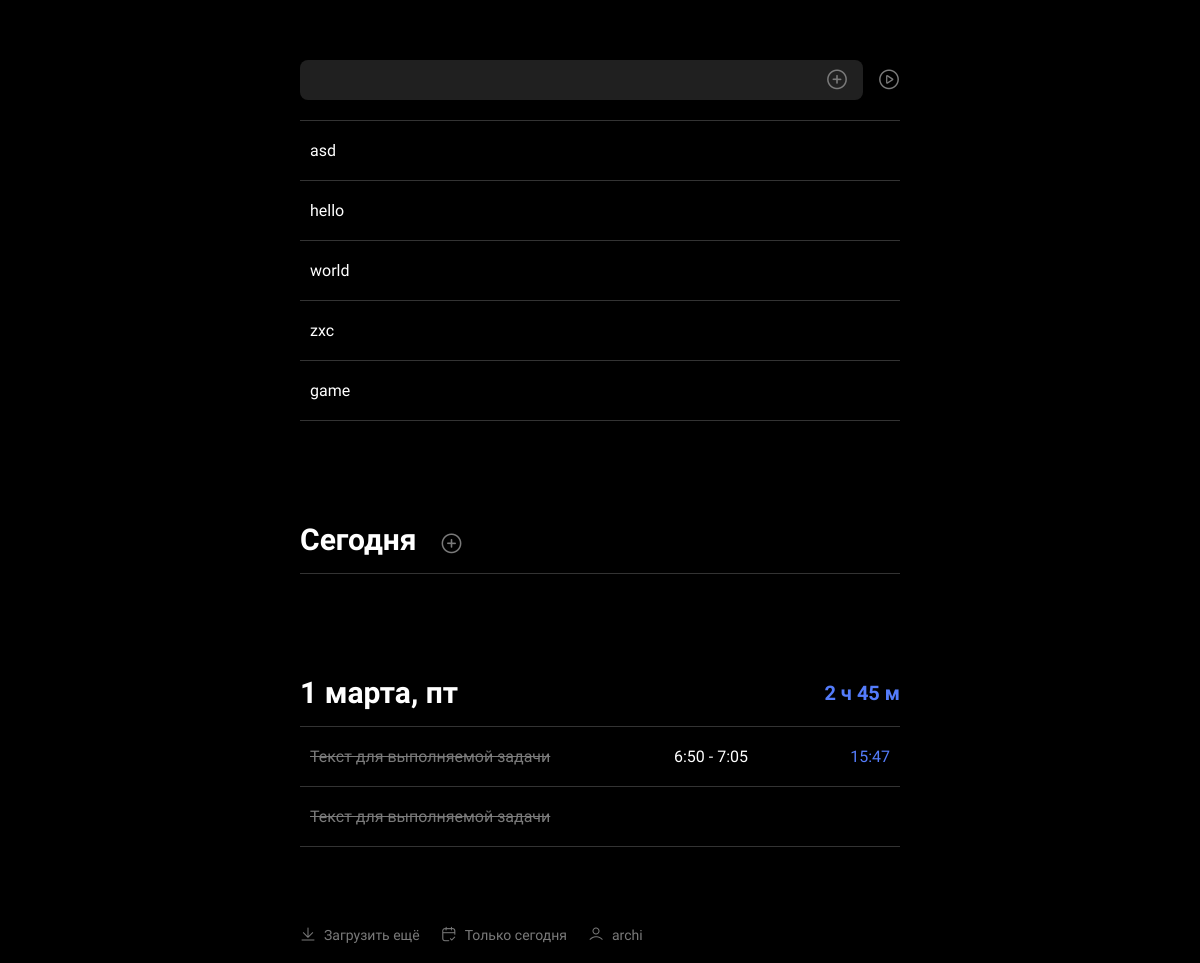
The app's page / (signed in), older data.
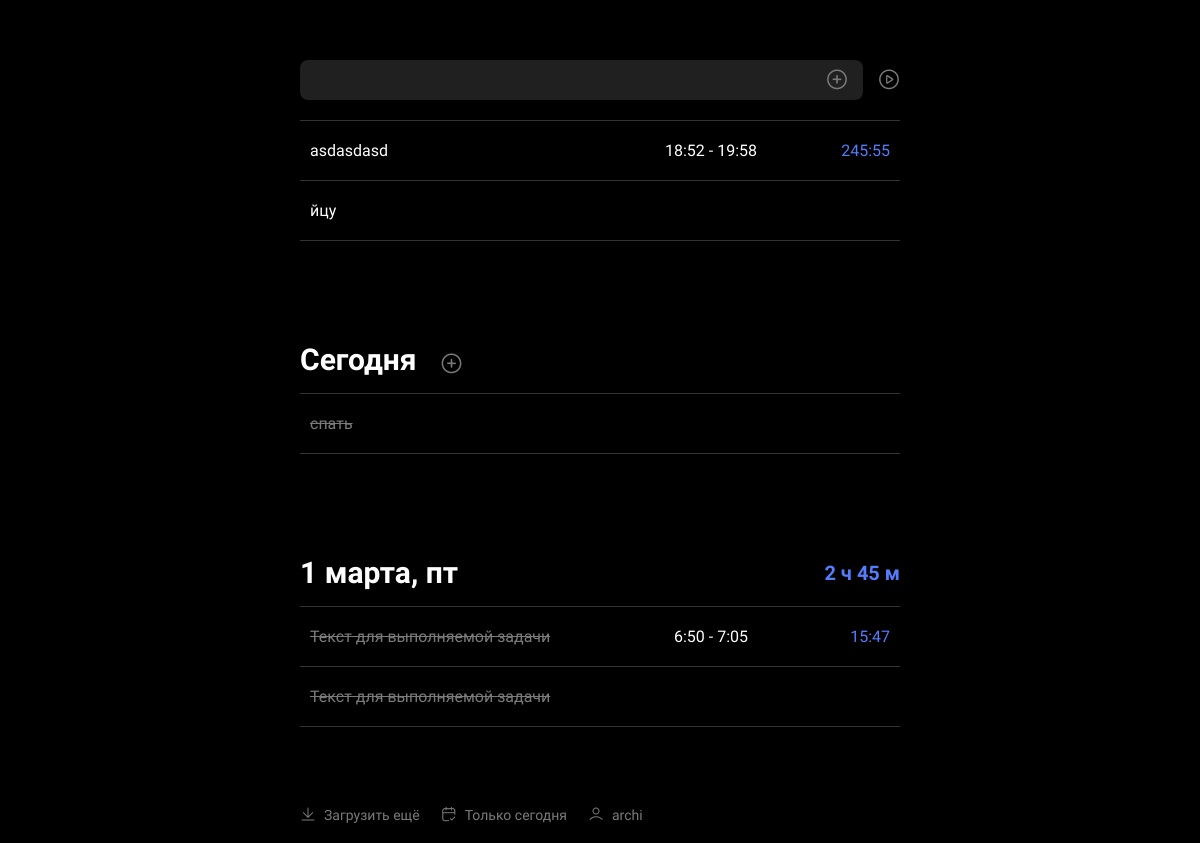
The same page, newer data.
### main_app/models.py (models this page shows, shortened)
class TaskList(models.Model):
    user = models.ForeignKey(User, on_delete=models.CASCADE, related_name='tasks')
    task_name = models.CharField(max_length=255)
    creation_time = models.DateTimeField(auto_now_add=True)
    task_current_time = models.DateTimeField(null=True)
    is_active = models.BooleanField(default=False)
    is_completed = models.BooleanField(default=False)
    order = models.IntegerField(default=100000)
    completed_task_start_time = models.DateTimeField(null=True)
    completed_task_end_time = models.DateTimeField(null=True)
    task_time_interval = models.CharField(max_length=255, null=True)
    def __str__(self):
        return self.task_name
    def get_active_task_start_time(self):
        local_time = timezone.localtime(self.creation_time, timezone=timezone.get_current_timezone())
        return local_time.strftime('%H:%M')
    @staticmethod
    def get_active_task_current_time():
        return datetime.now().strftime('%H:%M')
    def get_active_task_time_difference(self):
        time_difference = timezone.now() - self.creation_time
        return timedelta_to_minutes_and_seconds(time_difference)

### main_app/views.py (the view)
# urls.py: path('', views.index, name='index'),
@require_GET
@login_required
def index(request):
    form = TaskListForm()
    today = timezone.now().date()
    active_task = TaskList.objects.filter(user=request.user, is_active=True).first()
    pending_tasks = TaskList.objects.filter(user=request.user, is_active=False, is_completed=False).order_by('order')
    completed_tasks_with_time = TaskList.objects.filter(
        user=request.user,
        is_completed=True,
        completed_task_start_time__date=today
    ).order_by('-task_current_time')
    completed_tasks_total_time = get_completed_tasks_total_time(completed_tasks_with_time)
    completed_tasks_no_time = TaskList.objects.filter(
        user=request.user,
        is_completed=True,
        completed_task_start_time__date=None,
    )
    return render(request, 'main_app/index.html', {
        'form': form,
        'active_task': active_task,
        'pending_tasks': pending_tasks,
        'completed_tasks_with_time': completed_tasks_with_time,
        'completed_tasks_total_time': completed_tasks_total_time,
        'completed_tasks_no_time': completed_tasks_no_time,
        'month_day': today.day,
        'month': MONTHS.get(today.month),
    })

### main_app/forms.py
class TaskListForm(forms.ModelForm):
    class Meta:
        model = TaskList
        fields = ('task_name',)
        labels = {
            'task_name': ''
        }

### main_app/utils.py (called while the page is built)
def timedelta_to_minutes_and_seconds(td):
    minutes = td.seconds // 60
    seconds = td.seconds % 60
    return '{:02}:{:02}'.format(minutes, seconds)

def get_completed_tasks_total_time(completed_tasks):
    total_minutes = sum(time_to_minutes(task.task_time_interval) for task in completed_tasks)
    hours = total_minutes // 60
    minutes = total_minutes % 60
    return f'{hours} ч {minutes} м' if hours > 0 else f'{minutes} м'

### main_app/templates/main_app/index.html (shortened to what this page needs)
{% extends 'base.html' %}
{% load custom_filters %}
{% block content %}
<main class="main">
    <div class="container">
        <div class="tasks">
            <div class="tasks__form">
                <form method="POST" id="tasks__form">
                    <input type="text" class="input" name="task_name">
                    <i class="_icon-plus plus-icon" onclick="addPendingTask()"></i>
                    <i class="_icon-play warning-popup" onclick="addActiveTask()" href="#warning-popup"></i>
                </form>
            </div>
            <div class="tasks__block active__tasks">
                <ul class="tasks__block__list sortable__list" id="upper__tasks__block__list">
                    {% if active_task %}
                    <li class="tasks__block__list__item list__item active__task">
                        <a href="#" class="list__item__link" data-item-id="{{ active_task.pk }}">
                            <div class="list__item__title">
                                {{ active_task }}
                            </div>
                            <div class="list__item__strend">
                                {{ active_task.get_active_task_start_time }} -
                                {{ active_task.get_active_task_current_time }}
                            </div>
                            <div class="list__item__sepndtime">
                                <p>{{ active_task.get_active_task_time_difference }}</p>
                            </div>
                        </a>
                    </li>
                    {% endif %}
                    {% for task in pending_tasks %}
                    <li class="tasks__block__list__item list__item waiting-task">
                        <a href="#edit-task-popup" class="list__item__link popup-link" data-item-id="{{ task.pk }}">
                            <div class="list__item__title">{{ task }}</div>
                        </a>
                    </li>
                    {% endfor %}
                </ul>
            </div>
            <div class="tasks__block">
                <div class="tasks__block__info">
                    <div class="tasks__block__info__title">
                        <h2>Сегодня</h2>
                        <a href="#add-completed-task-popup" class="popup-link">
                            <i class="_icon-plus"></i>
                        </a>
                    </div>
                </div>
                <ul class="tasks__block__list" id="today__tasks__block__list">
                    {% for task in completed_tasks_no_time %}
                    <li class="tasks__block__list__item list__item done">
                        <a href="#edit-completed-task-popup" class="list__item__link popup-link"
                           data-item-id="{{ task.pk }}">
                            <div class="list__item__title">{{ task }}</div>
                            <div class="list__item__strend"></div>
                            <div class="list__item__sepndtime"></div>
                        </a>
                    </li>
                    {% endfor %}
                </ul>
            </div>
            <div class="tasks__block">
                <div class="tasks__block__info">
                    <div class="tasks__block__info__title">
                        <h2>1 марта, пт</h2>
                    </div>
                    <div class="tasks__block__info__time">2 ч 45 м</div>
                </div>
                <ul class="tasks__block__list disable-hover">
                    <li class="tasks__block__list__item list__item done">
                        <a href="#" class="list__item__link">
                            <div class="list__item__title">Текст для выполняемой задачи</div>
                            <div class="list__item__strend">6:50 - 7:05</div>
                            <div class="list__item__sepndtime">15:47</div>
                        </a>
                    </li>
                    <li class="tasks__block__list__item list__item done">
                        <a href="#" class="list__item__link">
                            <div class="list__item__title">Текст для выполняемой задачи</div>
                            <div class="list__item__strend"></div>
                            <div class="list__item__sepndtime"></div>
                        </a>
                    </li>
                </ul>
            </div>
        </div>
    </div>
</main>
{% endblock content %}
{% block footer %}
<footer class="footer">
    <div class="container">
        <ul class="footer__options">
            <li class="footer__options__item download-more">
                <a href="#">
                    <i class="_icon-download"></i>
                    <p>Загрузить ещё</p>
                </a>
            </li>
            <li class="footer__options__item today-only">
                <a href="#">
                    <i class="_icon-calendar"></i>
                    <p>Только сегодня</p>
                </a>
            </li>
            <li class="footer__options__item">
                <a href="#profile-edit-popup" class="popup-link">
                    <i class="_icon-user"></i>
                    {% if user.is_authenticated %}
                    <p>{{ user.username }}</p>
                    {% else %}
                    <i class="_icon-user"></i>
                    <p><a href="{% url 'users:login' %}">Войти</a></p>
                    {% endif %}
                </a>
            </li>
        </ul>
    </div>
</footer>
{% endblock footer %}

### templates/base.html (shortened to what this page needs)
{% load static %}
<!DOCTYPE html>
<html lang="en">
<head>
    <link href="{% static 'main_app/css/style.css' %}" rel="stylesheet"/>
</head>
<body>
{% block content %}{% endblock content %}
{% block footer %}{% endblock footer %}
</body>
</html>

### main_app/static/main_app/css/style.css (style rules this page uses)
[class^=_icon-], [class*=" _icon-"] { font-size: 22px; line-height: 0; cursor: pointer; }
[class^=_icon-]::before, [class*=" _icon-"]::before { font-family: "icomoon" !important; speak: never; font-style: normal; font-weight: normal; font-variant: normal; text-transform: none; -webkit-font-smoothing: antialiased; -moz-osx-font-smoothing: grayscale; }
._icon-download:before { content: "\e900"; color: #7a7a7a; }
._icon-calendar:before { content: "\e901"; color: #7a7a7a; }
._icon-play:before { content: "\e903"; color: #7a7a7a; }
._icon-plus:before { content: "\e904"; color: #7a7a7a; }
._icon-user:before { content: "\e908"; color: #7a7a7a; }
html, body { height: 100%; }
body { background-color: #000; font-family: "Roboto", sans-serif; font-size: 14px; color: #fff; min-height: 100%; display: -ms-grid; display: grid; -ms-grid-rows: auto 1fr auto; grid-template-rows: auto 1fr auto; -ms-grid-columns: 100%; grid-template-columns: 100%; margin: 0; }
h1, h2, h3, h4, h5, h6 { font-weight: bold; margin: 0; }
ul, li { margin: 0; padding: 0; list-style-type: none; }
.container { position: relative; max-width: 600px; margin: 0 auto; padding: 0px 51px; height: 100%; }
input { all: unset; }
p { margin: 0px; }
a { color: inherit; text-decoration: none; }
.input { padding: 12px 15px; border-radius: 8px; background-color: #202020; }
.input::placeholder { color: #fff; }
.footer { padding: 20px 0; }
.footer__options { font-size: 14px; color: #7A7A7A; display: -webkit-box; display: -ms-flexbox; display: flex; -ms-flex-wrap: wrap; flex-wrap: wrap; gap: 21px; }
.footer__options__item a { display: -webkit-box; display: -ms-flexbox; display: flex; -webkit-box-align: center; -ms-flex-align: center; align-items: center; gap: 8px; }
.footer__options__item a i { font-size: 16px; }
.tasks { padding: 60px 0; }
.tasks__form { padding-bottom: 20px; border-bottom: 1px solid #333333; }
.tasks__form form { position: relative; display: -webkit-box; display: -ms-flexbox; display: flex; gap: 15px; -webkit-box-align: center; -ms-flex-align: center; align-items: center; }
.tasks__form form .plus-icon { position: absolute; top: 50%; right: 52px; -webkit-transform: translateY(-50%); -ms-transform: translateY(-50%); transform: translateY(-50%); }
.tasks__form form input { -webkit-box-flex: 1; -ms-flex-positive: 1; flex-grow: 1; }
.tasks__block { font-size: 16px; }
.tasks__block__info { display: -webkit-box; display: -ms-flexbox; display: flex; -webkit-box-pack: justify; -ms-flex-pack: justify; justify-content: space-between; -webkit-box-align: center; -ms-flex-align: center; align-items: center; padding-bottom: 16px; border-bottom: 1px solid #333333; }
.tasks__block__info__title { font-size: 20px; display: -webkit-box; display: -ms-flexbox; display: flex; -webkit-box-align: center; -ms-flex-align: center; align-items: center; gap: 12px; position: relative; }
.tasks__block__info__title i { position: absolute; top: 63%; -webkit-transform: translateY(-50%); -ms-transform: translateY(-50%); transform: translateY(-50%); right: -34px; }
.tasks__block__info__time { font-size: 20px; font-weight: bold; color: #547cfb; }
.tasks__block__list__item:last-child { border-bottom: 1px solid #333333; }
.tasks__block__list__item + .tasks__block__list__item { border-top: 1px solid #333333; }
.tasks__block + .tasks__block { margin-top: 101px; }
.list__item__link { padding: 20px 10px; display: -webkit-box; display: -ms-flexbox; display: flex; -ms-flex-wrap: wrap; flex-wrap: wrap; row-gap: 11px; }
.list__item__title { -ms-flex-preferred-size: 282px; flex-basis: 282px; -webkit-box-flex: 1; -ms-flex-positive: 1; flex-grow: 1; }
.list__item__sepndtime { -webkit-box-flex: 1; -ms-flex-positive: 1; flex-grow: 1; -ms-flex-preferred-size: 60px; flex-basis: 60px; text-align: right; color: #547CFB; position: relative; }
.list__item__strend { -webkit-box-flex: 0; -ms-flex-positive: 0; flex-grow: 0; padding-left: 5px; padding-right: 5px; }
.list__item.done .list__item__link > .list__item__title { color: #7A7A7A; text-decoration: line-through; }

Row changes from the older to the newer data that the page shows:
removed TaskList: task_name "asd"
removed TaskList: task_name "hello"
removed TaskList: task_name "world"
removed TaskList: task_name "zxc"
removed TaskList: task_name "game"
added TaskList: task_name "asdasdasd", get_active_task_start_time "18:52", get_active_task_current_time "19:58", get_active_task_time_difference "245:55"
added TaskList: task_name "йцу"
added TaskList: task_name "спать", shown under "Сегодня"
